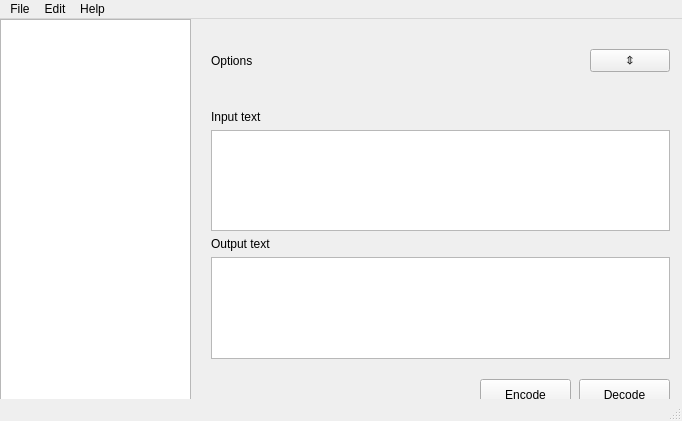
<?xml version="1.0" encoding="UTF-8"?>
<ui version="4.0">
  <class>MainWindow</class>
  <widget class="QMainWindow" name="MainWindow">
    <property name="geometry">
      <rect>
        <x>0</x>
        <y>0</y>
        <width>682</width>
        <height>421</height>
      </rect>
    </property>
    <property name="windowTitle">
      <string>AGSE Crypto</string>
    </property>
    <widget class="QWidget" name="centralWidget">
      <widget class="QListWidget" name="listWidget">
        <property name="geometry">
          <rect>
            <x>0</x>
            <y>0</y>
            <width>191</width>
            <height>401</height>
          </rect>
        </property>
        <property name="focusPolicy">
          <enum>Qt::NoFocus</enum>
        </property>
      </widget>
      <widget class="QWidget" name="verticalLayoutWidget">
        <property name="geometry">
          <rect>
            <x>200</x>
            <y>80</y>
            <width>481</width>
            <height>271</height>
          </rect>
        </property>
        <layout class="QVBoxLayout" name="verticalLayout">
          <item>
            <widget class="QLabel" name="label_input">
              <property name="text">
                <string>Input text</string>
              </property>
            </widget>
          </item>
          <item>
            <widget class="QPlainTextEdit" name="plainTextEdit_input"/>
          </item>
          <item>
            <layout class="QHBoxLayout" name="horizontalLayout"/>
          </item>
          <item>
            <widget class="QLabel" name="label_output">
              <property name="text">
                <string>Output text</string>
              </property>
            </widget>
          </item>
          <item>
            <widget class="QPlainTextEdit" name="plainTextEdit_output"/>
          </item>
        </layout>
      </widget>
      <widget class="QPushButton" name="pushButton_decode">
        <property name="geometry">
          <rect>
            <x>579</x>
            <y>360</y>
            <width>91</width>
            <height>31</height>
          </rect>
        </property>
        <property name="text">
          <string>Decode</string>
        </property>
      </widget>
      <widget class="QPushButton" name="pushButton_encode">
        <property name="geometry">
          <rect>
            <x>480</x>
            <y>360</y>
            <width>91</width>
            <height>31</height>
          </rect>
        </property>
        <property name="text">
          <string>Encode</string>
        </property>
      </widget>
      <widget class="QWidget" name="gridLayoutWidget">
        <property name="geometry">
          <rect>
            <x>200</x>
            <y>10</y>
            <width>481</width>
            <height>64</height>
          </rect>
        </property>
        <layout class="QGridLayout" name="gridLayout">
          <item row="1" column="0">
            <layout class="QHBoxLayout" name="Header">
              <item>
                <widget class="QLabel" name="label_options">
                  <property name="text">
                    <string>Options</string>
                  </property>
                </widget>
              </item>
              <item>
                <spacer name="horizontalSpacer">
                  <property name="orientation">
                    <enum>Qt::Horizontal</enum>
                  </property>
                  <property name="sizeHint" stdset="0">
                    <size>
                      <width>40</width>
                      <height>20</height>
                    </size>
                  </property>
                </spacer>
              </item>
              <item>
                <widget class="QPushButton" name="pushButton_inv">
                  <property name="text">
                    <string>⇕</string>
                  </property>
                </widget>
              </item>
            </layout>
          </item>
          <item row="2" column="0">
            <layout class="QHBoxLayout" name="layout_options"/>
          </item>
        </layout>
      </widget>
    </widget>
    <widget class="QMenuBar" name="menuBar">
      <property name="geometry">
        <rect>
          <x>0</x>
          <y>0</y>
          <width>682</width>
          <height>22</height>
        </rect>
      </property>
      <widget class="QMenu" name="menuFile">
        <property name="title">
          <string>File</string>
        </property>
        <addaction name="actionExport"/>
      </widget>
      <widget class="QMenu" name="menuEdit">
        <property name="title">
          <string>Edit</string>
        </property>
        <addaction name="actionCut"/>
        <addaction name="actionCopy"/>
        <addaction name="actionPaste"/>
      </widget>
      <widget class="QMenu" name="menuHelp">
        <property name="title">
          <string>Help</string>
        </property>
        <addaction name="actionAbout"/>
        <addaction name="actionAbout_Qt"/>
      </widget>
      <addaction name="menuFile"/>
      <addaction name="menuEdit"/>
      <addaction name="menuHelp"/>
    </widget>
    <widget class="QStatusBar" name="statusBar"/>
    <action name="actionExport">
      <property name="text">
        <string>Export</string>
      </property>
      <property name="shortcut">
        <string>Ctrl+E</string>
      </property>
    </action>
    <action name="actionCopy">
      <property name="text">
        <string>Copy</string>
      </property>
      <property name="shortcut">
        <string>Ctrl+C</string>
      </property>
    </action>
    <action name="actionCut">
      <property name="text">
        <string>Cut</string>
      </property>
      <property name="shortcut">
        <string>Ctrl+X</string>
      </property>
    </action>
    <action name="actionPaste">
      <property name="text">
        <string>Paste</string>
      </property>
      <property name="shortcut">
        <string>Ctrl+V</string>
      </property>
    </action>
    <action name="actionAbout">
      <property name="text">
        <string notr="true">About Cryptor</string>
      </property>
    </action>
    <action name="actionAbout_Qt">
      <property name="text">
        <string notr="true">About Qt</string>
      </property>
    </action>
  </widget>
  <layoutdefault spacing="6" margin="11"/>
  <resources/>
  <connections/>
</ui>
